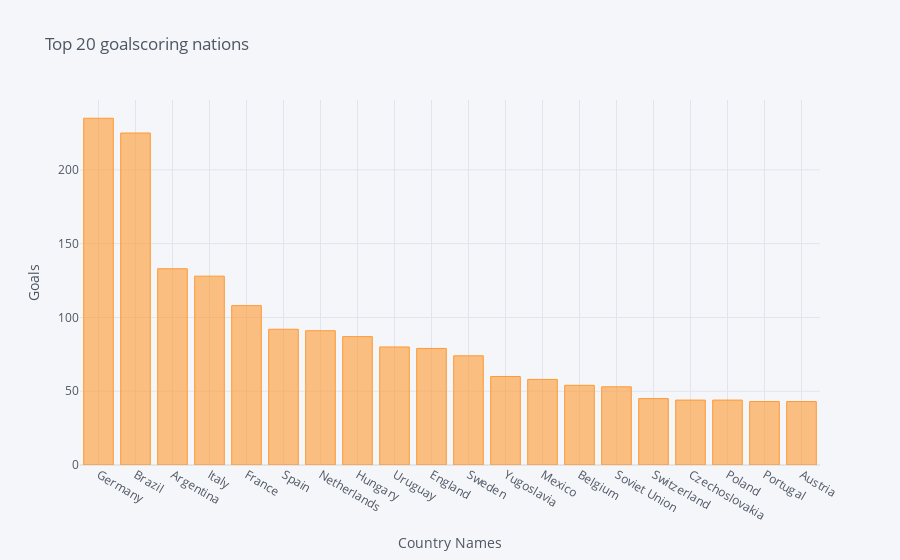

Notebook code for this chart:
### Code cell
goals[:20].iplot(kind='bar',xTitle='Country Names',yTitle='Goals',title='Top 20 goalscoring nations')

### Figure 1 — Plotly figure (JSON) as saved in the notebook; plotly's stock layout.template omitted (floating-point values rounded to 4 significant figures)
{"data": [{"marker": {"color": "rgba(255, 153, 51, 0.6)", "line": {"color": "rgba(255, 153, 51, 1.0)", "width": 1}}, "name": "Goals", "orientation": "v", "text": "", "type": "bar", "x": ["Germany", "Brazil", "Argentina", "Italy", "France", "Spain", "Netherlands", "Hungary", "Uruguay", "England", "Sweden", "Yugoslavia", "Mexico", "Belgium", "Soviet Union", "Switzerland", "Czechoslovakia", "Poland", "Portugal", "Austria"], "y": [235, 225, 133, 128, 108, 92, 91, 87, 80, 79, 74, 60, 58, 54, 53, 45, 44, 44, 43, 43]}], "layout": {"legend": {"bgcolor": "#F5F6F9", "font": {"color": "#4D5663"}}, "paper_bgcolor": "#F5F6F9", "plot_bgcolor": "#F5F6F9", "title": {"font": {"color": "#4D5663"}, "text": "Top 20 goalscoring nations"}, "xaxis": {"gridcolor": "#E1E5ED", "showgrid": true, "tickfont": {"color": "#4D5663"}, "title": {"font": {"color": "#4D5663"}, "text": "Country Names"}, "zerolinecolor": "#E1E5ED"}, "yaxis": {"gridcolor": "#E1E5ED", "showgrid": true, "tickfont": {"color": "#4D5663"}, "title": {"font": {"color": "#4D5663"}, "text": "Goals"}, "zerolinecolor": "#E1E5ED"}}}
